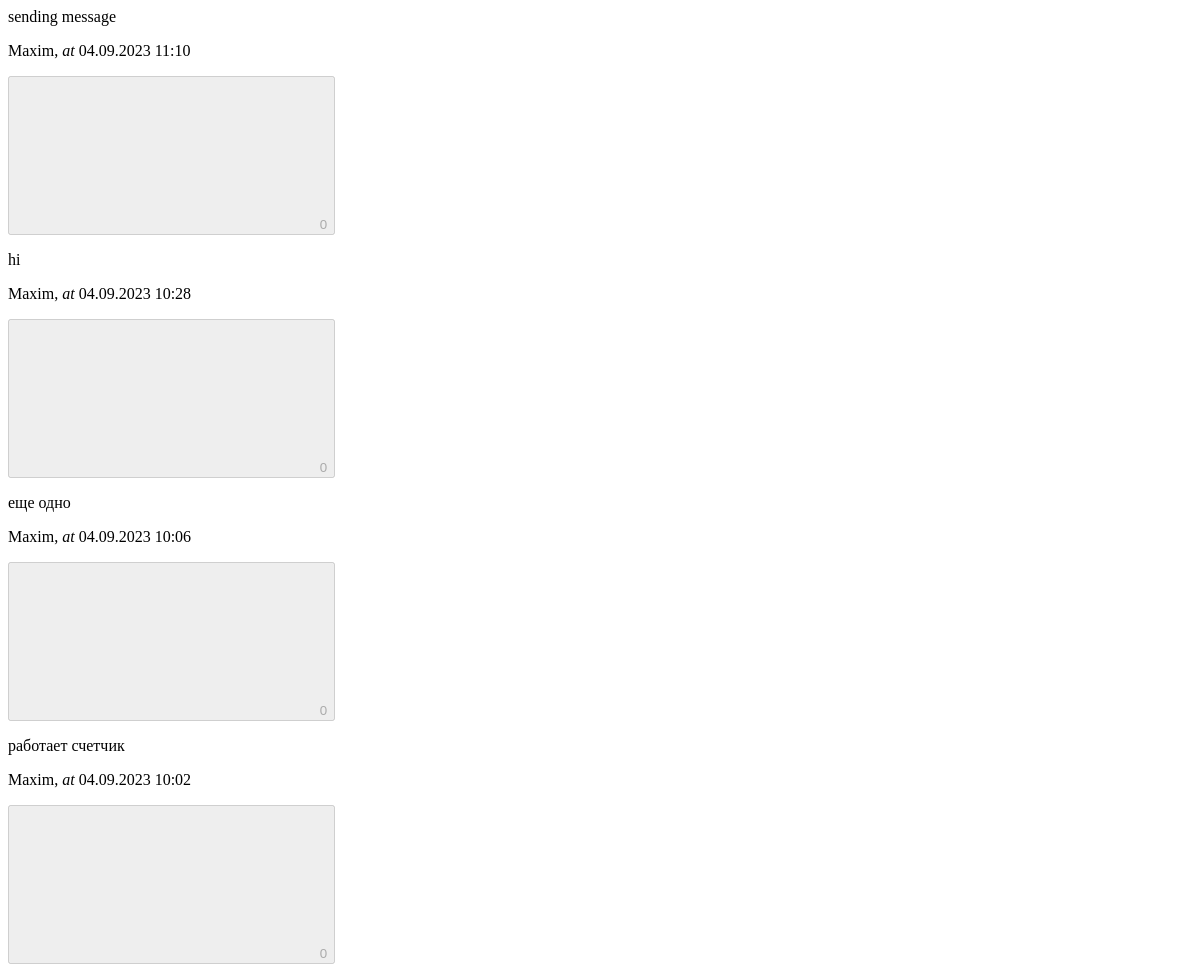
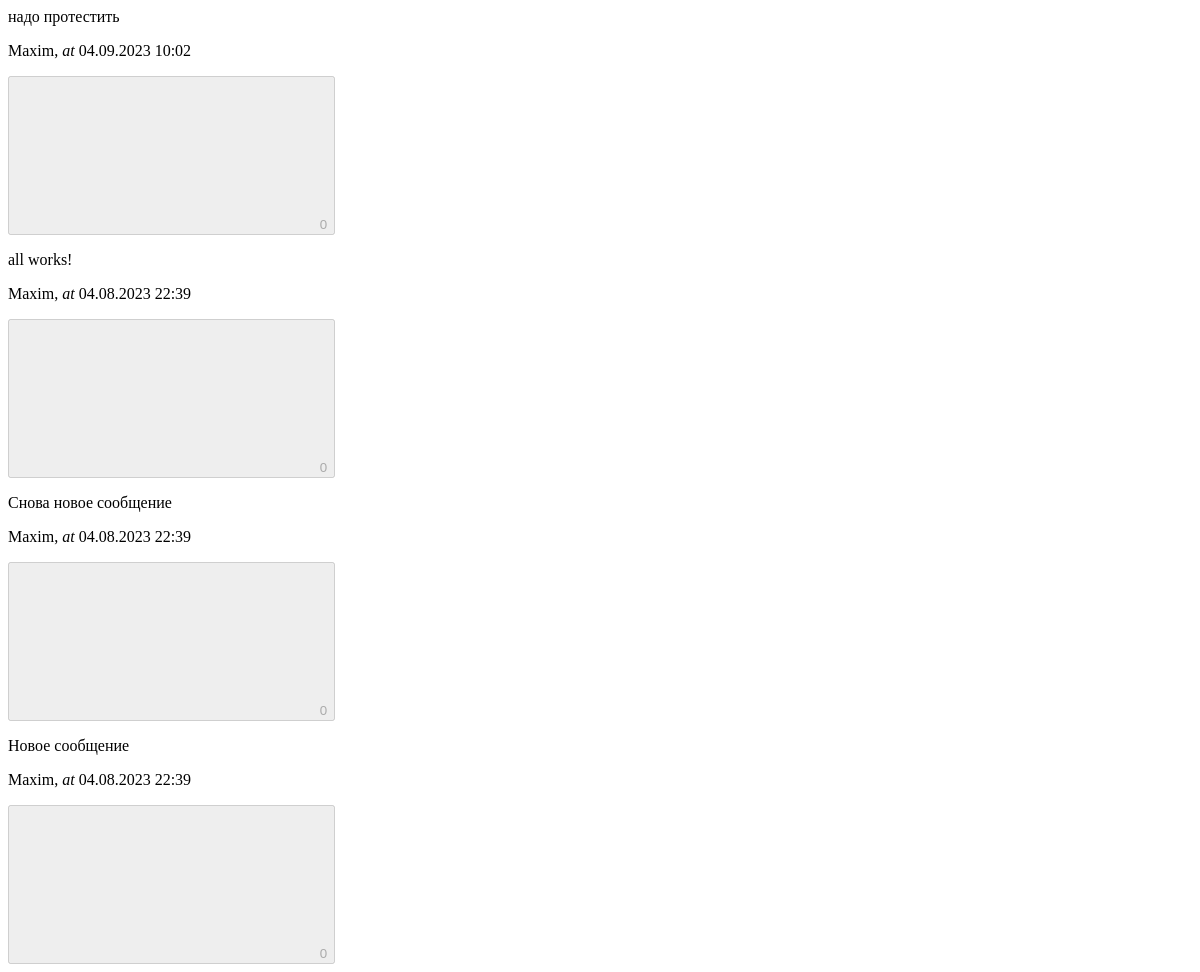
The app's page /leave_message/posts, older data (2 pictures, top to bottom).
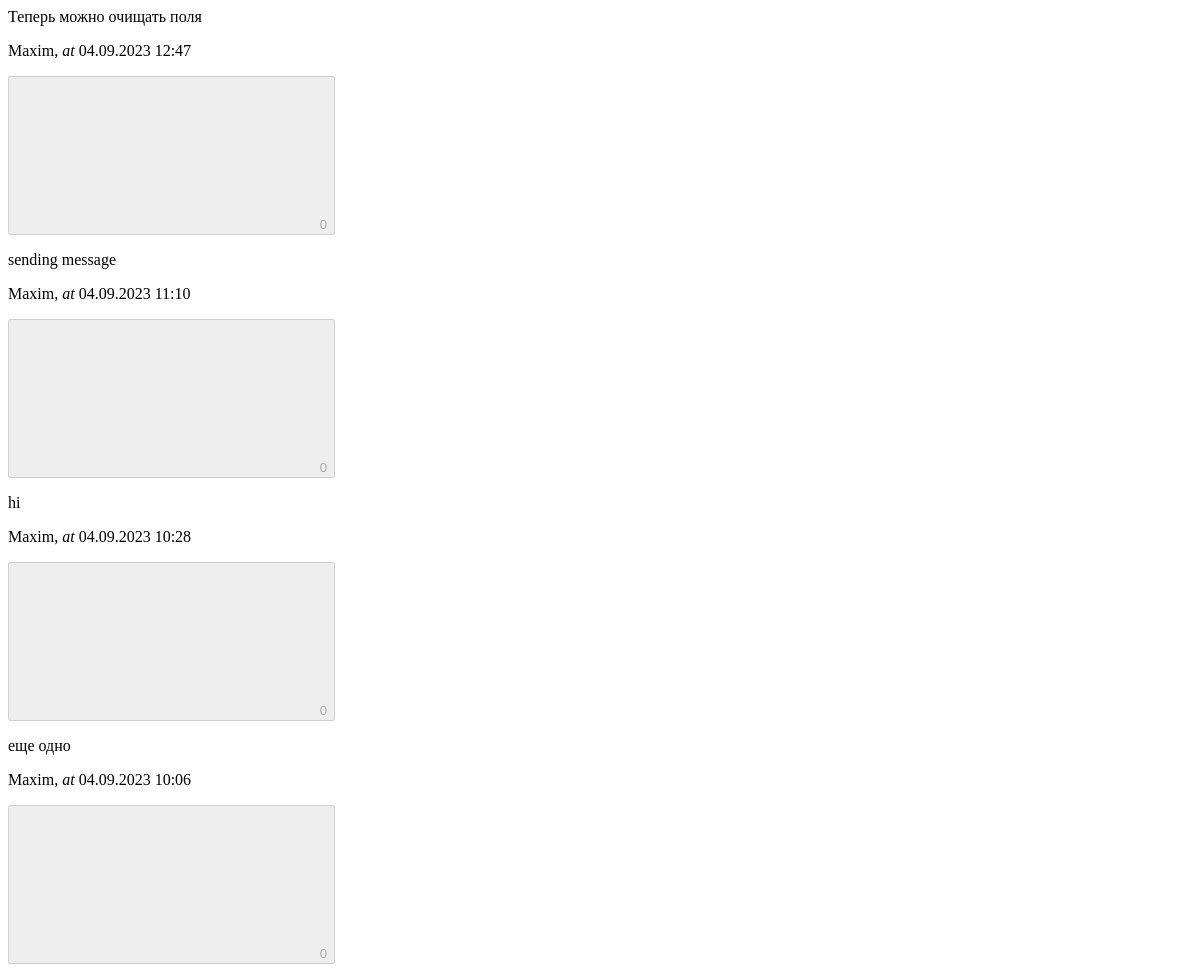
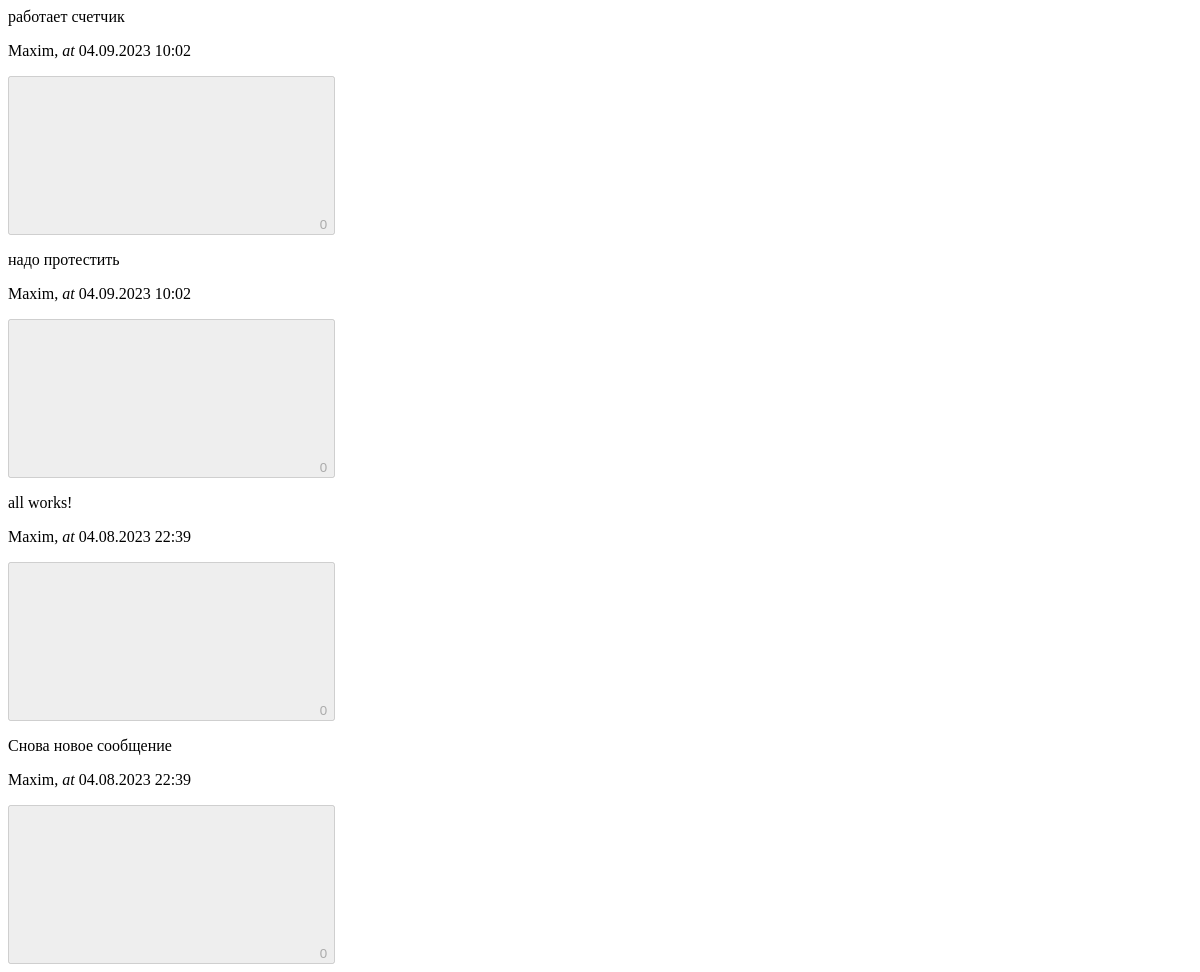
The same page, newer data (2 pictures, top to bottom).
### tables this page shows
CREATE TABLE "posts" (
	"id" integer,
	"author_id" integer,
	"text" text NOT NULL,
	"date" text NOT NULL,
	FOREIGN KEY("author_id") REFERENCES "users"("id") ON DELETE SET NULL ON UPDATE CASCADE,
	PRIMARY KEY("id" AUTOINCREMENT)
);

### app.py (the view)
@app.route("/leave_message/posts", methods=["GET"])
def leave_message_posts():
    db = get_db()
    cur = db.cursor()
    page = request.args.get("page", "1")
    page_posts_query_data = {
        "limit": app.config["POSTS_PER_PAGE"],
        "offset": (int(page)-1) * current_app.config["POSTS_PER_PAGE"],
        "user_id": getattr(current_user, "id", "")
    }
    page_posts = cur.execute("""
        SELECT p.id id, username, text, date, COUNT(pl.id) likes,
        CASE
            WHEN ul.like_author_id=:user_id THEN 1
            ELSE 0
        END is_liked_by_current_user
        FROM Posts p
        LEFT JOIN users u ON p.author_id = u.id
        LEFT JOIN posts_likes pl ON p.id = pl.post_id
        LEFT JOIN
            (SELECT * FROM posts_likes pl
             WHERE like_author_id=:user_id) ul
        ON p.id = ul.post_id
        GROUP BY p.id
        ORDER BY date DESC LIMIT :offset, :limit
    """, page_posts_query_data).fetchall()
    return render_template("elements/leave_message_posts.html", posts=page_posts)

### app.py (called while the page is built)
def connect_db():
    con = sqlite3.connect(app.config["DB_PATH"])
    con.row_factory = sqlite3.Row
    return con

def get_db():
    if not hasattr(g, "db"):
        g.db = connect_db()
    return g.db

@app.teardown_request
def teardown_db(error):
    if hasattr(g, "db"):
        g.db.close()

### templates/elements/leave_message_posts.html
{% for post in posts %}
    <div class="card mb-3">
        <div class="card-body">
            <p class="card-text">{{ post["text"] }}</p>
        </div>
        <div class="card-footer d-flex align-items-end pt-1 pb-1">
            <div class="me-auto">
                <p class="card-text text-body-tertiary fs-6">
                    {{ post["username"] if post["username"] is not none else "DELETED" }},
                    <i>at</i> {{ post["date"][:-3] }}
                </p>
            </div>
            <div id="like_{{ post['id'] }}">
                {% include 'elements/likes_button.html' %}
            </div>
        </div>
    </div>
{% endfor %}

### templates/elements/likes_button.html
<button class="btn btn-link no-underline {% if post['is_liked_by_current_user'] %} link-danger {% else %} link-secondary {% endif %}"
	style="--bs-btn-padding-x: none; --bs-btn-padding-y: none;"	page="{{ page }}"
	post_id="{{ post['id'] }}" {% if not current_user.is_authenticated %} disabled {% endif %}>
	<svg class="bi flex-shrink-0 me-1" role="img">
		<use xlink:href="#heart-fill"/>
	</svg>
	{{ post["likes"] }}
</button>

Row changes from the older to the newer data that the page shows:
no longer on this page (row unchanged): posts: text "Новое сообщение", post "Maxim", date "04.08.2023 22:39", likes "0"
added posts: text "Теперь можно очищать поля", post "Maxim", date "04.09.2023 12:47", likes "0"
